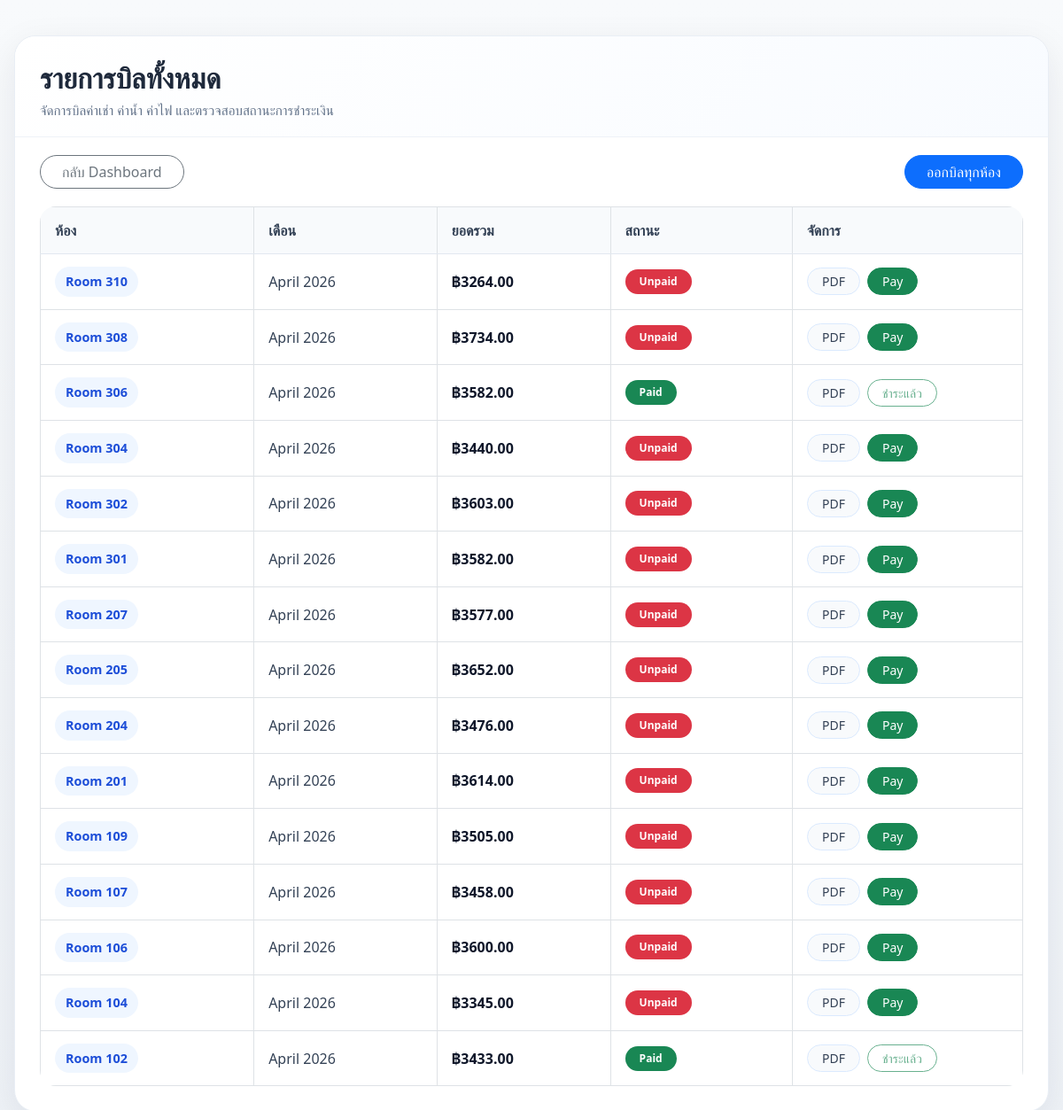
Page /invoices/ (signed in) on the committed database.
### apps/invoices/models.py (models this page shows, shortened)
class Billing(models.Model):
    room = models.ForeignKey(Room, on_delete=models.CASCADE)
    meter = models.ForeignKey(Meter, on_delete=models.CASCADE, null=True, blank=True)
    total_amount = models.DecimalField(max_digits=10, decimal_places=2)
    service_month = models.DateField(auto_now_add=True)
    is_paid = models.BooleanField(default=False)
    paid_date = models.DateTimeField(null=True, blank=True)

### apps/rooms/models.py (models this page shows, shortened)
class Room(models.Model):
    ROOM_TYPES = [
        ('รายเดือน', 'รายเดือน'),
        ('รายวัน', 'รายวัน'),
    ]
    STATUS_CHOICES = [
        ('ว่าง', 'ว่าง'),
        ('ไม่ว่าง', 'ไม่ว่าง'),
        ('ซ่อมบำรุง', 'ซ่อมบำรุง'),
    ]
    room_number = models.CharField(max_length=20, unique=True)
    floor = models.PositiveIntegerField()
    room_type = models.CharField(max_length=20, choices=ROOM_TYPES, default='รายเดือน')
    size_sqm = models.DecimalField(max_digits=6, decimal_places=2, default=0.00)
    monthly_rent = models.DecimalField(max_digits=10, decimal_places=2, default=0.00)
    elec_rate = models.DecimalField(max_digits=5, decimal_places=2, default=7.00)
    water_rate = models.DecimalField(max_digits=5, decimal_places=2, default=18.00)
    status = models.CharField(max_length=20, choices=STATUS_CHOICES, default='ว่าง')
    description = models.TextField(blank=True)
    image = models.ImageField(upload_to='rooms/', blank=True, null=True)
    created_at = models.DateTimeField(auto_now_add=True)
    class Meta:
        ordering = ['floor', 'room_number']

### apps/invoices/views.py (the view)
# urls.py: path('', views.billing_list, name='billing_list'),
def billing_list(request):
    billings = Billing.objects.select_related('room', 'meter').order_by('-service_month', '-id')
    return render(request, 'invoices/billing_list.html', {'data': billings})

### apps/parcels/context_processors.py (called while the page is built)
def parcel_context(request):
    if request.user.is_authenticated:
        try:
            role = request.user.profile.role if hasattr(request.user, 'profile') else 'Admin'
            if role == 'Tenant':
                count = Parcel.objects.filter(
                    room__current_tenant__email=request.user.email,
                    status='pending'
                ).count()
            else:
                count = Parcel.objects.filter(status='pending').count()
        except Exception:
            count = 0
        return {'pending_parcels_count': count}
    return {'pending_parcels_count': 0}

### apps/invoices/templates/invoices/billing_list.html (shortened to what this page needs)
<!DOCTYPE html>
<html lang="th">
<head>
    <link rel="stylesheet" href="https://cdn.jsdelivr.net/npm/bootstrap@5.3.0/dist/css/bootstrap.min.css">
</head>
<body>
    <div class="page-wrap">
        <div class="page-card">
            <div class="page-header">
                <h2 class="page-title">รายการบิลทั้งหมด</h2>
                <div class="page-subtitle">จัดการบิลค่าเช่า ค่าน้ำ ค่าไฟ และตรวจสอบสถานะการชำระเงิน</div>
            </div>
            <div class="toolbar">
                <div class="d-flex justify-content-between align-items-center flex-wrap gap-2">
                    <a href="{% url 'dashboard:dashboard' %}" class="btn btn-outline-secondary rounded-pill px-4">
                        กลับ Dashboard
                    </a>
                    <a href="{% url 'invoices:create_billing' %}" class="btn btn-primary rounded-pill px-4">
                        ออกบิลทุกห้อง
                    </a>
                </div>
            </div>
            <div class="table-wrap">
                <div class="table-responsive">
                    <table class="table custom-table table-bordered align-middle">
                        <thead>
                            <tr>
                                <th>ห้อง</th>
                                <th>เดือน</th>
                                <th>ยอดรวม</th>
                                <th>สถานะ</th>
                                <th style="width: 260px;">จัดการ</th>
                            </tr>
                        </thead>
                        <tbody>
                            {% for bill in data %}
                            <tr>
                                <td>
                                    <span class="room-badge">Room {{ bill.room.room_number }}</span>
                                </td>
                                <td>{{ bill.service_month|date:"F Y" }}</td>
                                <td>
                                    <span class="amount-text">฿{{ bill.total_amount }}</span>
                                </td>
                                <td>
                                    {% if bill.is_paid %}
                                        <span class="badge bg-success rounded-pill px-3 py-2">Paid</span>
                                    {% else %}
                                        <span class="badge bg-danger rounded-pill px-3 py-2">Unpaid</span>
                                    {% endif %}
                                </td>
                                <td>
                                    <div class="action-group">
                                        <a href="{% url 'invoices:export_billing_pdf' bill.id %}" target="_blank" class="btn btn-sm btn-soft-secondary rounded-pill px-3">
                                            PDF
                                        </a>
                                        {% if not bill.is_paid %}
                                        <form method="post" action="{% url 'invoices:pay_bill' bill.id %}" class="m-0">
                                            <button type="submit" class="btn btn-sm btn-success rounded-pill px-3">
                                                Pay
                                            </button>
                                        </form>
                                        {% else %}
                                        <button type="button" class="btn btn-sm btn-outline-success rounded-pill px-3" disabled>
                                            ชำระแล้ว
                                        </button>
                                        {% endif %}
                                    </div>
                                </td>
                            </tr>
                            {% empty %}
                            <tr>
                                <td colspan="5" class="text-center empty-state">ยังไม่มีข้อมูลบิล</td>
                            </tr>
                            {% endfor %}
                        </tbody>
                    </table>
                </div>
            </div>
        </div>
    </div>
</body>
</html>

### apps/invoices/templates/invoices/billing_list.html (style rules this page uses)
body { background: linear-gradient(180deg, #f8fafc 0%, #eef2f7 100%); min-height: 100vh; }
.page-wrap { max-width: 1200px; margin: 40px auto; padding: 0 16px; }
.page-card { background: #ffffff; border-radius: 24px; box-shadow: 0 12px 40px rgba(15, 23, 42, 0.08); overflow: hidden; border: 1px solid #e9eef5; }
.page-header { padding: 28px 28px 18px; background: linear-gradient(135deg, #ffffff 0%, #f8fbff 100%); border-bottom: 1px solid #eef2f7; }
.page-title { margin: 0; font-size: 2rem; font-weight: 700; color: #1e293b; }
.page-subtitle { margin-top: 6px; color: #64748b; font-size: 0.95rem; }
.toolbar { padding: 20px 28px 0; }
.table-wrap { padding: 20px 28px 28px; }
.custom-table { margin-bottom: 0; overflow: hidden; border-radius: 18px; }
.custom-table thead th { background: #f8fafc; color: #334155; font-weight: 700; border-bottom: 1px solid #e2e8f0; padding: 14px 16px; vertical-align: middle; }
.custom-table tbody td { padding: 14px 16px; vertical-align: middle; color: #334155; }
.room-badge { display: inline-block; background: #eff6ff; color: #1d4ed8; font-weight: 600; padding: 6px 12px; border-radius: 999px; font-size: 0.9rem; }
.amount-text { font-weight: 700; color: #0f172a; }
.action-group { display: flex; gap: 8px; flex-wrap: wrap; align-items: center; }
.btn-soft-secondary { background: #f8fafc; border: 1px solid #dbeafe; color: #334155; }

### rows in the picture
Billing: room.room_number "310", service_month "April 2026", total_amount "3264.00", is_paid "Unpaid"
Billing: room.room_number "308", service_month "April 2026", total_amount "3734.00", is_paid "Unpaid"
Billing: room.room_number "306", service_month "April 2026", total_amount "3582.00", is_paid "Paid"
Billing: room.room_number "304", service_month "April 2026", total_amount "3440.00", is_paid "Unpaid"
Billing: room.room_number "302", service_month "April 2026", total_amount "3603.00", is_paid "Unpaid"
Billing: room.room_number "301", service_month "April 2026", total_amount "3582.00", is_paid "Unpaid"
Billing: room.room_number "207", service_month "April 2026", total_amount "3577.00", is_paid "Unpaid"
Billing: room.room_number "205", service_month "April 2026", total_amount "3652.00", is_paid "Unpaid"
Billing: room.room_number "204", service_month "April 2026", total_amount "3476.00", is_paid "Unpaid"
Billing: room.room_number "201", service_month "April 2026", total_amount "3614.00", is_paid "Unpaid"
Billing: room.room_number "109", service_month "April 2026", total_amount "3505.00", is_paid "Unpaid"
Billing: room.room_number "107", service_month "April 2026", total_amount "3458.00", is_paid "Unpaid"
Billing: room.room_number "106", service_month "April 2026", total_amount "3600.00", is_paid "Unpaid"
Billing: room.room_number "104", service_month "April 2026", total_amount "3345.00", is_paid "Unpaid"
Billing: room.room_number "102", service_month "April 2026", total_amount "3433.00", is_paid "Paid"
